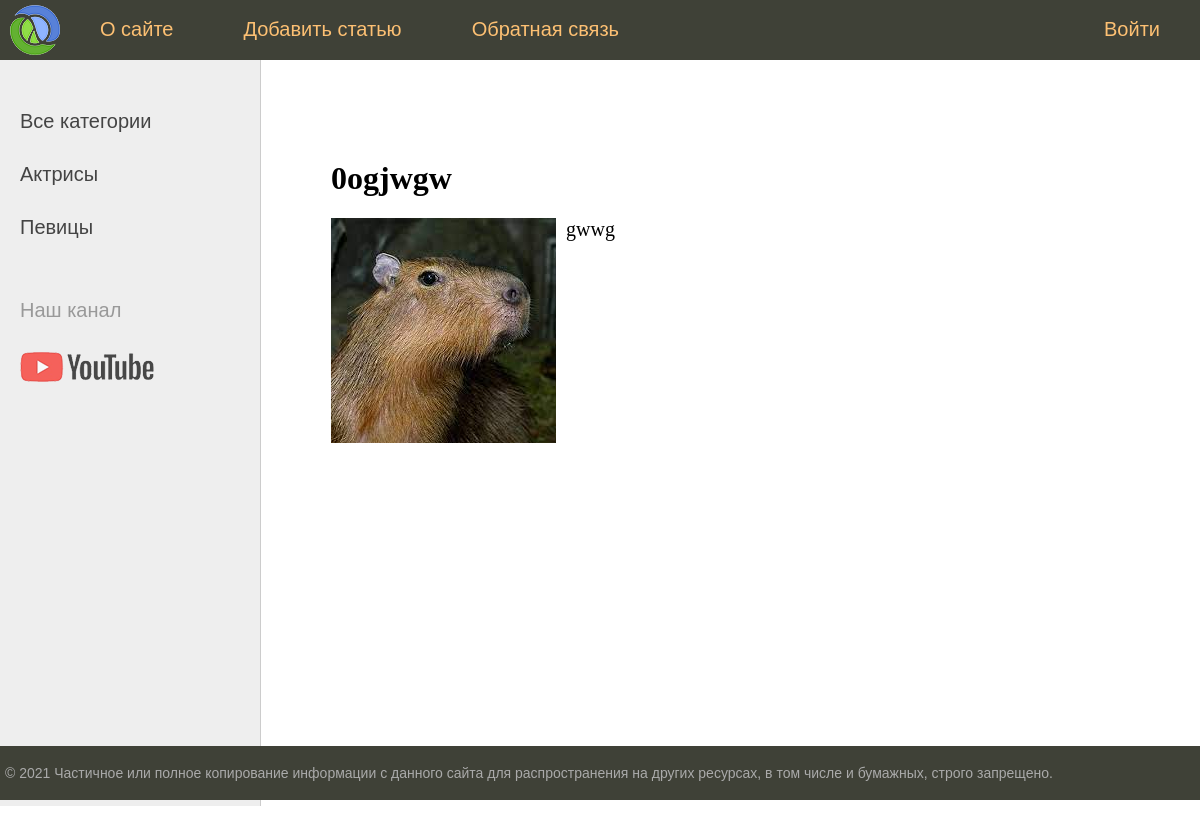
The app's page /post/gwwgwg with its own data.
### women/models.py (models this page shows, shortened)
class Category(models.Model):
    name = models.CharField(
        max_length=32,
        db_index=True,
        verbose_name='Название'
    )
    slug = models.SlugField(
        max_length=32,
        unique=True,
        db_index=True,
        verbose_name='URL'
    )
    def get_absolute_url(self):
        return reverse('category', kwargs={'cat_slug': self.slug})
    class Meta:
        verbose_name = 'Категория'
        verbose_name_plural = 'Категории'
        ordering = ['id']

class Women(models.Model):
    title = models.CharField(
        max_length=32,
        verbose_name='Заголовок'
    )
    slug = models.SlugField(
        max_length=32,
        unique=True,
        db_index=True,
        verbose_name='URL'
    )
    content = models.TextField(
        verbose_name='Текст'
    )
    photo = models.ImageField(
        upload_to='photos/%Y/%m/%d',
        verbose_name='Фото'
    )
    time_create = models.DateTimeField(
        auto_now_add=True,
        verbose_name='Время создания'
    )
    time_update = models.DateTimeField(
        auto_now=True,
        verbose_name='Время обновления'
    )
    is_published = models.BooleanField(
        default=True,
        verbose_name='Публикация'
    )
    cat = models.ForeignKey(
        'Category',
        on_delete=models.PROTECT,
    )
    class Meta:
        verbose_name = 'Женщины'
        verbose_name_plural = 'Женщины'
        ordering = ['-time_create', 'title']

### women/views.py (the view)
# urls.py: path('post/<slug:post_slug>', ShowPost.as_view(), name='post'),
class ShowPost(DetailView):
    model = Women
    template_name = 'women/post.html'
    slug_url_kwarg = 'post_slug'
    context_object_name = 'post'
    def get_context_data(self, *, object_list=None, **kwargs):
        context = super().get_context_data(**kwargs)
        context['title'] = context['post'].title
        context['menu'] = menu
        return context

### women/templatetags/women_tags.py (called while the page is built)
@register.inclusion_tag('women/list_categories.html')
def show_categories(sort=None, cat_selected=0):
    if not sort:
        cats = Category.objects.all()
    else:
        cats = Category.objects.order_by(sort)
    return {'cats': cats, 'cat_selected': cat_selected}

### women/templates/women/post.html
{% extends 'women/base.html' %}
{% block content %}
    <h1>{{ post.title }}</h1>
    {% if post.photo %}
        <p><img src="{{ post.photo.url }}" alt="" class="img-article-left"></p>
    {% endif %}
    {{ post.content|linebreaks }}
{% endblock %}

### women/templates/women/list_categories.html
{% for c in cats %}
    {% if c.pk == cat_selected %}
        <li class="selected">{{ c.name }}</li>
    {% else %}
        <li><a href="{{ c.get_absolute_url }}">{{ c.name }}</a></li>
    {% endif %}
{% endfor %}

### women/static/women/css/style.css (style rules this page uses)
html, body { font-family: 'Arial'; margin: 0; padding: 0; height: 100%; width: 100%; color: #444; }
a { color: #0059b2; text-decoration: none; }
img { max-width: 600px; height: auto; }
img.img-article-left { max-width: 300px; height: auto; float: left; padding: 0 10px 10px 0; }
.left-chapters ul li { margin: 30px 0 0 0; color: #999; }
.left-chapters ul li a { color: #444; text-decoration: none; }
.content-text h1 { font-size: 32px; }

### records on screen
Category: name "Актрисы"
Category: name "Певицы"
Women: title "0ogjwgw", photo (picture), content "gwwg"

### other values on screen
{{ m.title }} "О сайте" "Добавить статью" "Обратная связь"
{{ m.title }} "Войти"
